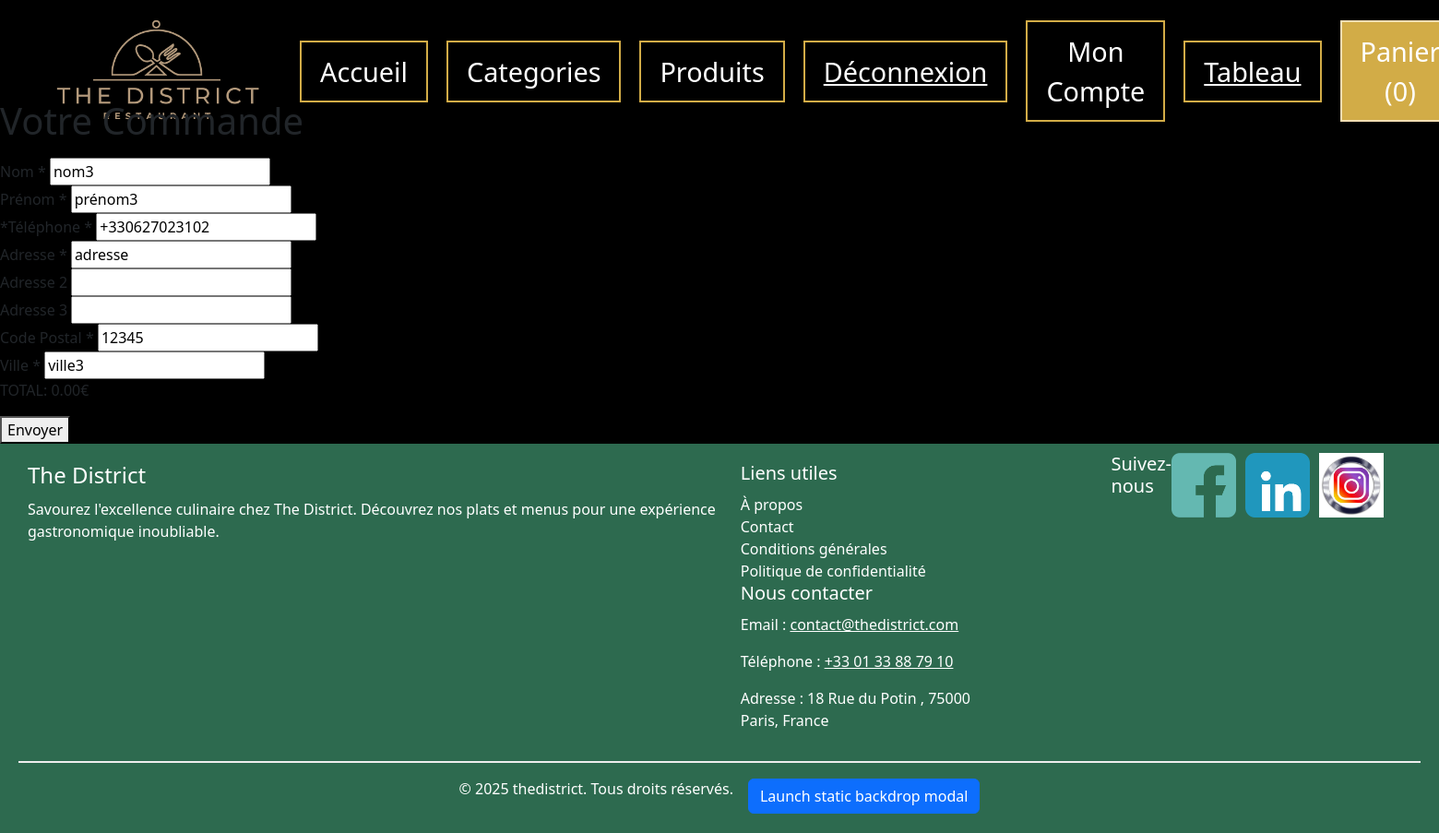
Page /commande.php (signed in) on the committed database.
### tables this page shows
CREATE TABLE `client` (
  `client_ID` int(11) NOT NULL,
  `client_nom` varchar(50) NOT NULL,
  `client_prenom` varchar(50) NOT NULL,
  `client_tel` varchar(13) NOT NULL,
  `client_cp` varchar(5) NOT NULL,
  `client_ville` varchar(50) NOT NULL,
  `client_adresse1` varchar(50) NOT NULL,
  `client_adresse2` varchar(50) DEFAULT NULL,
  `client_adresse3` varchar(50) DEFAULT NULL,
  `utilisateur_ID` int(11) NOT NULL,
  PRIMARY KEY (`client_ID`),
  UNIQUE KEY `utilisateur_ID` (`utilisateur_ID`)
);

### commande.php (the view, shortened to what this page needs)
<?php
include 'header.php';
$utilisateur = $_SESSION['utilisateur_ID'];
$clientExistant = null;
if ($utilisateur) {
    $stmtClient = $pdo->prepare("SELECT * FROM client WHERE utilisateur_ID = :utilisateur_ID");
    $stmtClient->execute([':utilisateur_ID' => $_SESSION['utilisateur_ID']]);
    $clientExistant = $stmtClient->fetch(PDO::FETCH_ASSOC);
    if ($clientExistant) {
        $stmtAdresses = $pdo->prepare("SELECT * FROM client WHERE client_ID = :client_ID");
        $stmtAdresses->execute([':client_ID' => $clientExistant['client_ID']]);
        $adressesExistantes = $stmtAdresses->fetchAll(PDO::FETCH_ASSOC);
    }
}
?>
<main>
    <section>
        <h1>Votre Commande</h1>
        <form action="commande.php" method="post">
            <article>
                <label for="nom">Nom *</label>
                <input id="nom" type="text" name="nom" value="<?= $clientExistant ? htmlentities($clientExistant["client_nom"]) : "" ?>" required>
            </article>
            <article>
                <label for="prenom">Prénom *</label>
                <input id="prenom" type="text" name="prenom" value="<?= $clientExistant ? htmlentities($clientExistant["client_prenom"]) : "" ?>" required>
            </article>
            <article>
                <label for="tel">*Téléphone *</label>
                <input id="tel" type="text" name="tel" value="<?= $clientExistant ? htmlentities($clientExistant["client_tel"]) : "" ?>" required>
            </article>
    </section>
    <section>
        <label for="adresse">Adresse *</label>
        <input id="adresse" type="text" name="adresse" value="<?= $clientExistant ? htmlentities($clientExistant["client_adresse1"]) : "" ?>" required>
    </section>
    <section>
        <label for="adresse2">Adresse 2</label>
        <input id="adresse2" type="text" name="adresse2" value="<?= $clientExistant ? htmlentities($clientExistant["client_adresse2"]) : "" ?>">
    </section>
    <section>
        <label for="adresse3">Adresse 3</label>
        <input id="adresse3" type="text" name="adresse3" value="<?= $clientExistant ? htmlentities($clientExistant["client_adresse3"]) : "" ?>">
    </section>
    <section>
        <label for="codepostal">Code Postal *</label>
        <input id="codepostal" type="text" name="codepostal" value="<?= $clientExistant ? htmlentities($clientExistant["client_cp"]) : "" ?>" required>
    </section>
    <section>
        <label for="ville">Ville *</label>
        <input id="ville" type="text" name="ville" value="<?= $clientExistant ? htmlentities($clientExistant["client_ville"]) : "" ?>" required>
    </section>
    <p>TOTAL: <?= number_format(htmlentities($total), 2)?>€</p>
    <button type="submit">Envoyer</button>
</main>
<?php
include 'footer.php';
?>

### styles/style.css (style rules this page uses)
body { background-color: black; }

### rows in the picture
client: nom "nom3", prenom "prénom3", tel "+330627023102", adresse "adresse", codepostal "12345", ville "ville3"

### other values in the picture
$nombreTotal "0"
$total "0.00"
